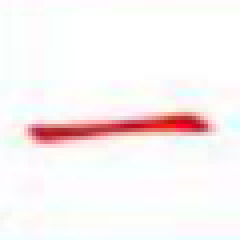
#> input picture meachine_learning/knn/data/1.png, 60 x 60 px (shown 4 times larger); its folder holds only this picture in this run
$ python knn.py
#> lines starting #> are read from the running program, lines starting #| are printed output that depends on the picture
#encoding:utf-8
import matplotlib.pyplot as plt # plt 用于显示图片
import matplotlib.image as mpimg # mpimg 用于读取图片
import numpy as np
import operator

def rgb2gray(rgb):
    return np.dot(rgb[...,:3], [0.299, 0.587, 0.114])

def createDataSet():
	train_data = []
	for i in range(1,32):
		pic = 'data/' + str(i) + '.png'
		lena = mpimg.imread(pic) # 读取和代码处于同一目录下的 lena.png
#> lena is the input picture: shape (60, 60, 4) float32; mean R, G, B, A 0.978, 0.951, 0.952, 1
		gray = rgb2gray(lena)
#> in rgb2gray, `return np.dot(rgb[...,:3], [0.299, 0.587, 0.114])`:
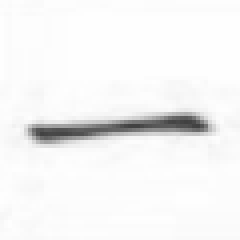
#> returned value: shape (60, 60) float64 (shown 4 times larger); min 0.257, max 1, mean 0.959
		print(gray.shape, i)
#| (60, 60) 1
		# 此时 lena 就已经是一个 np.array 了，可以对它进行任意处理
		train_data.append(gray)

	train_data = np.array(train_data)
	print(train_data.shape)
	train_data = train_data.reshape(-1, 3600)
	print(train_data.shape)
	labels = ['横','竖','撇','点','横折','捺','提','横折勾','竖勾','横撇','横勾',
			  '竖弯钩','撇折','竖提','竖折','撇点','竖折折勾','斜勾','横撇弯钩','横折提',
			  '弯钩','横折弯钩','竖弯','横折弯','横折折折勾','横斜勾','横折折撇',
			  '竖折撇','竖折折','横折折','横折折折']
	return train_data, labels


def classify0(inX,dataSet,labels,k):
    #返回“数组”的行数，如果shape[1]返回的则是数组的列数
    dataSetSize = dataSet.shape[0]
    print(dataSetSize)
    #两个“数组”相减，得到新的数组
    diffMat = np.tile(inX,(dataSetSize,1))- dataSet
    #求平方
    sqDiffMat = diffMat **2
    #求和，返回的是一维数组
    sqDistances = sqDiffMat.sum(axis=1)
    #开方，即测试点到其余各个点的距离
    distances = sqDistances **0.5
    #排序，返回值是原数组从小到大排序的下标值
    sortedDistIndicies = distances.argsort()
    #定义一个空的字典
    classCount = {}
    for i in range(k):
        #返回距离最近的k个点所对应的标签值
        voteIlabel = labels[sortedDistIndicies[i]]
        #存放到字典中
        classCount[voteIlabel] = classCount.get(voteIlabel,0)+1
    #排序 classCount.items() 输出键值对 key代表排序的关键字 True代表降序
    sortedClassCount = sorted(classCount.items(),key = operator.itemgetter(1),reverse = True)
    #返回距离最小的点对应的标签
    return sortedClassCount[0][0]


#> (the run stopped early here; a loop or call above may not have finished)
